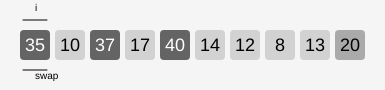
Frame 1 (no input)
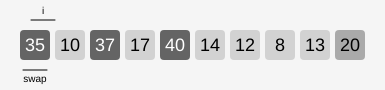
Frame 60 (no input)
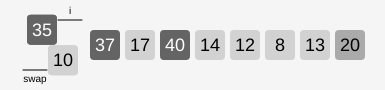
Frame 120 (the mouse pressed at the canvas centre since frame 60)

The p5.js sketch that drew these frames (run headless with seeded random() and noise() and a simulated clock; from frame 60 on, the mouse is pressed at the canvas centre):

// p5.js sketch
// ── sketch.js
const BOX_WID = 30;
const yLine = 45;
let arr = new Array(10);

function setup() {
  createCanvas(385, 90);
  rectMode(CENTER);
  angleMode(DEGREES);
  initAll();
  
  startDelay = 50;
  
  
  
  
  

}


function initAll(){
  let ave = 0;
  for(let i =0; i<arr.length; i++){
   arr[i] = new Num(floor(random(50)),x(i),yLine)
    
    ave += arr[i].val;
  }
  
  ave /= arr.length
  
  
  
  //Color#F44336#FA948D
  let p = arr[arr.length-1].val = floor(ave);
  for(let n of arr)
  {
    if(n.val > p){
      n.fill = 100;
      n.numFill = 255
    }
    else{
      n.fill = 210
      n.numFill = 0
    
   }
  }
  
  arr[arr.length-1].fill = 170
  
  
  swapLabel = new SwapLabel();
  iLabel = new ILabel();
  
  partVal = p;
   resetDelay = 0;
  startDelay = 50;
  
}


function swap(indA,indB){
  let a = arr[indA];
    let b = arr[indB];

    b.arc = new Arc(b,a);
    a.arc = new Arc(a,b);
    
    setXs();
}

function setXs(){
 
  for(let i in arr){
    arr[i].x = x(i);
    arr[i].index = i;
  }
}

function draw() {
  background(245);
  let moving = false;
  let arcs = [];
  
  for(let i in arr){
    let n = arr[i]
    if(n.arc){
        arcs.push(n)
       moving = true;
    }
    
  }
      swapLabel.paint();
  iLabel.paint();
  if( iLabel.index < arr.length-1 || moving){

  }else if( resetDelay < 300){
    resetDelay++;
  }
  else{
    initAll();
    resetDelay=0;
  }
  
  for(let n of arr)
    n.paint();
  
  
  for(let n of arcs)
    n.paint();
  
  if( startDelay > 0){
    startDelay--;
    return;
    }
  
//     if( resetDelay > 0){
//     resetDelay--;
//     return;
//     }else {
      
//     }

 
  
  
  
  
 
  if( arcs.length > 0 && arcs[0].arc.finished){
    let aInd = arcs[0].index
    let bInd = arcs[arcs.length-1].index;
    
    let a = arr[aInd];
    let b = arr[bInd];
    arr[bInd] = a;
    arr[aInd] = b;
    
    setXs();
    a.arc = undefined;
    b.arc = undefined;
    
    
    if( iLabel.index < arr.length-1){
    iLabel.moving = true;
    swapLabel.moving = true;
    }
  }

  
  
  if( !moving && !iLabel.moving && iLabel.index < arr.length){
    
    
    // let indA = floor(random(arr.length));
    // let indB = floor(random(arr.length));
    // swap(indA,indB)
    
    let indA = swapLabel.index;
    let indB = iLabel.index;
    
    if(arr[indB].val <= partVal){
      swap(indA,indB);
    }else if(iLabel.index < arr.length-1){
      iLabel.moving = true;
    } else {
      
    }
    
    // console.log(indA,indB,arr[indA].val <= partVal)
  }
  
  

}

// function swap()


function x(index){
  
  let left = 20+BOX_WID/2;
  return left+index*(BOX_WID+5)
}
// ── arc.js
const UP = 1,DOWN = 2,DURATION = 40;
class Arc{
  constructor(a,b){
    this.sX = a.x;
    this.sY = a.y;
    this.eX = b.x;
    this.eY = b.y;
    
 
    
    this.startAngle = this.sX<=this.eX?180:0;
    
    this.startFrame = frameCount;
    
    
  }
  
  loc(){
    let perc = (frameCount-this.startFrame)/DURATION*100;
    if( perc > 100){
      perc = 100;
      this.finished = true;
    }
    
    let cX = (this.sX + this.eX)/2;
    let cY = (this.sY + this.eY)/2;
    let rad = (this.eX - this.sX)/2;
    
    let dy = 26;
    let x = map(perc,0,100,this.sX,this.eX);
    
    let ang = map(perc,0,100,0,180);
    ang += this.startAngle;
    let y = map(sin(ang),-1,1,cY-dy,cY+dy)
    
    return {x:x,y:y};
    
  }
  
  
}
// ── framed.html
<!DOCTYPE html>
<html lang="en">
  <head>
 

  </head>
  <body>
 
<iframe src ="https://s3-us-west-2.amazonaws.com/mrsac.co/javascript/demos/partition/index.html" frameBorder="0" width = "400" height = "100">
  
  
  
    </iframe>
  </body>
</html>

// ── label.js
class Label{
  
  constructor(txt,index){
    this.txt = txt;
    this.index = index;
    this.x = x(index);
    
    this.moving = false;
    
    this.speed = 1;
    this.delay = 0;
    this.pause = 25;
  }
  
  paint(){ 
    fill(0)
    this.paintLabel();
    this.move()
    
   
  }
  
  paintLabel(){
    textSize(10);
    fill(0)
    let wid = BOX_WID/2;
    let y = yLine + wid+10;;
    line(this.x - wid*0.8,y,this.x+wid*0.8,y)
    text(this.txt,this.x,y+10);
  }
  
  move(){
     if( this.moving){
      let i2 = this.index+1;
      let x2 = x(i2);
      this.x += this.speed;
    
      if(this.x > x2){
        this.x = x2;
        this.delay++;
        if(this.delay > this.pause){
        this.index = i2;
        this.moving =false;
        this.delay = 0;
        }
      }
    }
  }
  
}

class SwapLabel extends Label{
  
  constructor(){
    super("swap",0)
  }
  
   
  paintLabel(){
    textSize(10)
    let wid = BOX_WID/2;
    let y = yLine + wid+10;
    stroke(0)
    line(this.x - wid*0.8,y,this.x+wid*0.8,y)
    
    
    noStroke();
    text(this.txt,this.x,y+9)
  }
  
}

class ILabel extends Label{
  
  
  constructor(){
    super("i",0)
  }
   
  paintLabel(){
    textSize(10)
    let wid = BOX_WID/2;
    let y = yLine - wid-10;
    stroke(0)
    line(this.x - wid*0.8,y,this.x+wid*0.8,y)
    noStroke();
    text(this.txt,this.x,y-9)
  }
  
}
// ── num.js
class Num{
  constructor(val,x,y){
    this.val = val;
    this.x = BOX_WID/2+3;
    this.y = BOX_WID/2+3;
    
    this.fill = "white";
    this.numFill = "black"
    
    if(x) this.x = x;
    if(y) this.y = y;
  }
  
  paint(){
   noStroke()
    let x = this.x;;
    let y = this.y;
    
    if(this.arc){
      let pos = this.arc.loc();
      x = pos.x;
      y = pos.y;
    }
    textSize(BOX_WID*0.6)
    fill(this.fill);
    square(x,y,BOX_WID,4);
    
    fill(this.numFill)
    textAlign(CENTER,CENTER);
    text(this.val,x, y+1)
  }
}
